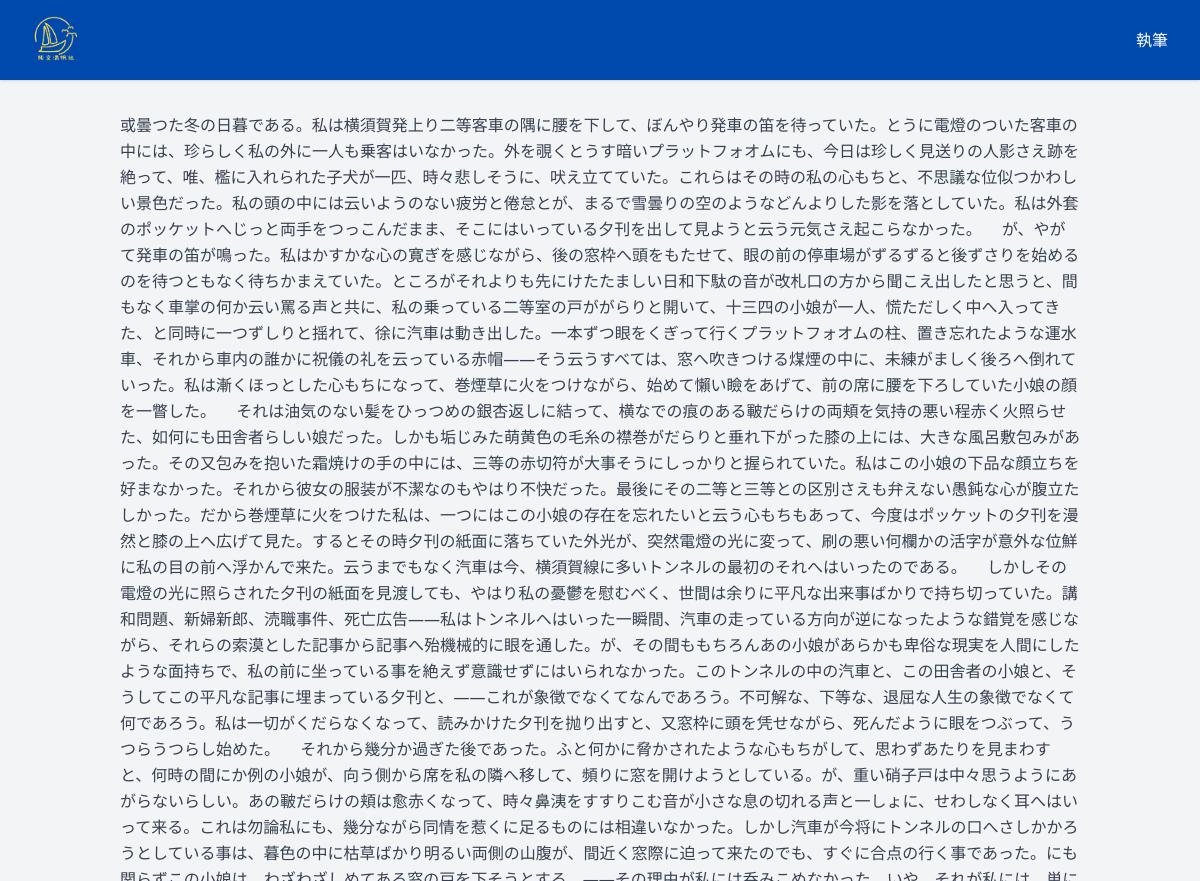
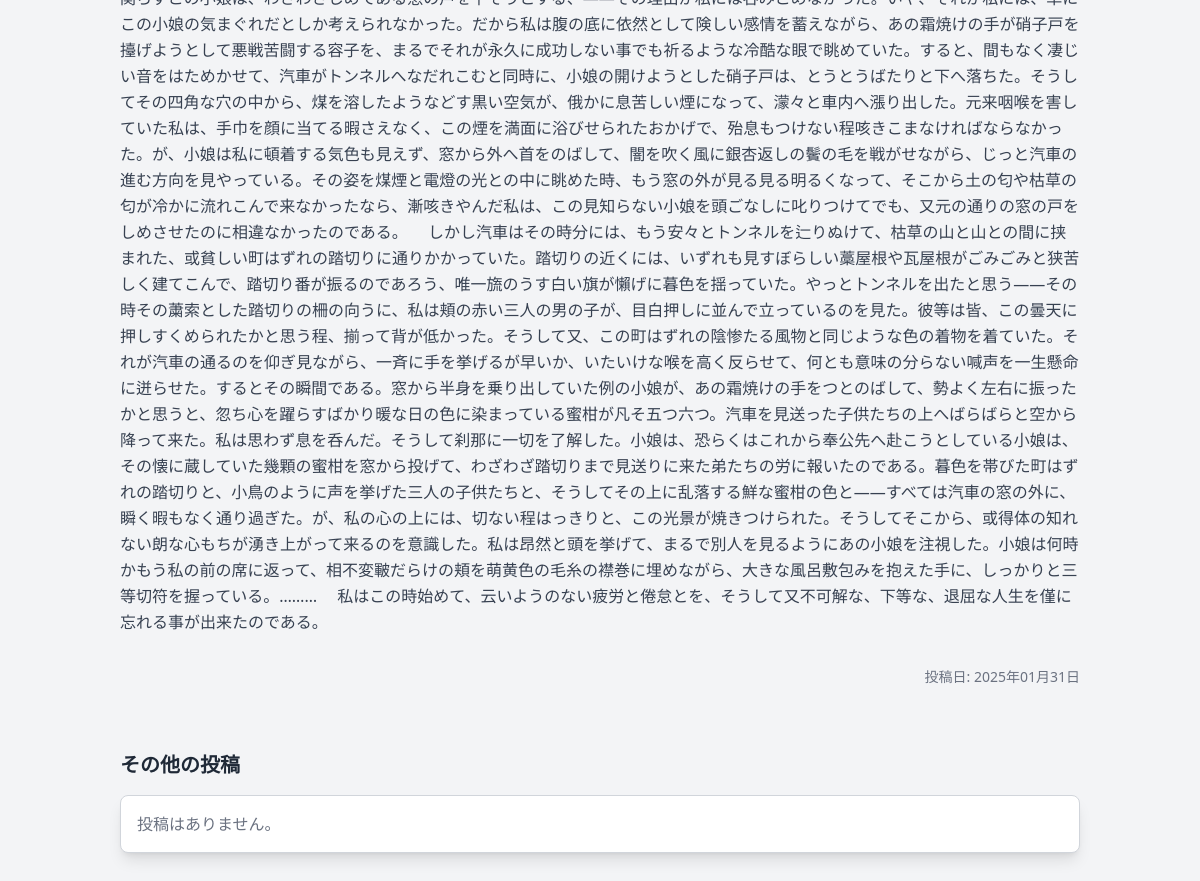
Page /blog/post/1/ on the committed database (2 pictures, top to bottom).
### blog/models.py (models this page shows)
class Post(models.Model):
    unique_id = models.CharField(max_length=8, unique=True, editable=False, default=lambda: str(uuid.uuid4())[:8])
    text = models.TextField()
    wordcloud_url = models.CharField(max_length=255, blank=True, null=True)
    created_at = models.DateTimeField(auto_now_add=True)
    is_published = models.BooleanField(default=True)  # 常に公開
    unique_id = models.CharField(max_length=255, unique=True, default=uuid.uuid4, editable=False)

### blog/views.py (the view)
# urls.py: path('post/<int:pk>/', views.post_detail, name='post_detail'),
def post_detail(request, pk):
    post = get_object_or_404(Post, pk=pk)  # 指定された投稿を取得
    other_posts = Post.objects.filter(is_published=True).exclude(pk=pk).order_by('-created_at')[:5]  # 公開された他の投稿を取得
    return render(request, 'blog/post_detail.html', {'post': post, 'other_posts': other_posts})

### blog/templates/blog/post_detail.html (shortened to what this page needs)
{% load static %}
<!DOCTYPE html>
<html lang="ja">
<head>
    <script src="https://cdn.tailwindcss.com"></script>
</head>
<body class="bg-gray-100 font-sans">
<header class="shadow py-4 px-8 flex justify-between items-center">
    <a href="/" class="flex items-center">
        <img src="{% static 'images/純文.png' %}" alt="純文満帆社ロゴ" class="h-12">
    </a>
    <nav class="flex space-x-6">
        <a href="{% url 'blog:post_new' %}" class="text-white hover:text-yellow-300">執筆</a>
    </nav>
</header>
<div class="container mx-auto p-8">
    <div class="text-gray-700 leading-relaxed mb-8">
        {{ post.text }}
    </div>
    <p class="text-sm text-gray-500 text-right">投稿日: {{ post.created_at|date:"Y年m月d日" }}</p>
</div>
<div class="container mx-auto p-8">
    <h2 class="text-xl font-bold text-gray-800 mb-4">その他の投稿</h2>
    <div class="bg-white p-4 rounded-lg shadow-lg border border-gray-300">
        <ul>
            {% for other_post in other_posts %}
                <li class="mb-2">
                    <a href="{% url 'blog:post_detail' other_post.pk %}" class="text-blue-500 hover:underline">
                        {{ other_post.title }}
                    </a>
                    <span class="text-sm text-gray-500">（{{ other_post.created_at|date:"Y年m月d日" }}）</span>
                </li>
            {% empty %}
                <li class="text-gray-500">投稿はありません。</li>
            {% endfor %}
        </ul>
    </div>
</div>
</body>
</html>

### blog/templates/blog/post_detail.html (style rules this page uses)
body { display: flex; flex-direction: column; min-height: 100vh; }
header { background-color: #004aad; }

### rows in the picture
Post: text "或曇つた冬の日暮である。私は横須賀発上り二等客車の隅に腰を下して、ぼんやり発車の笛を待っていた。とうに電燈のついた客車の中には、珍らしく私の外に一人も乗客はいなかった。外を覗くとうす暗いプラットフォオムにも、今日は珍しく見送りの人影さえ跡を絶って、唯、檻に入れられた子犬が一匹、時々悲しそうに、吠え立てていた。これらはその時の私の心もちと、不思議な位似つかわしい景色だった。私の頭の中には云いようのない疲労と倦怠とが、まるで雪曇りの空のようなどんよりした影を落としていた。私は外套のポッケットへじっと両手をつっこんだまま、そこにはいっている夕刊を出して見ようと云う元気さえ起こらなかった。 が、やがて発車の笛が鳴った。私はかすかな心の寛ぎを感じながら、後の窓枠へ頭をもたせて、眼の前の停車場がずるずると後ずさりを始めるのを待つともなく待ちかまえていた。ところがそれよりも先にけたたましい日和下駄の音が改札口の方から聞こえ出したと思うと、間もなく車掌の何か云い罵る声と共に、私の乗っている二等室の戸ががらりと開いて、十三四の小娘が一人、慌ただしく中へ入ってきた、と同時に一つずしりと揺れて、徐に汽車は動き出した。一本ずつ眼をくぎって行くプラットフォオムの柱、置き忘れたような運水車、それから車内の誰かに祝儀の礼を云っている赤帽——そう云うすべては、窓へ吹きつける煤煙の中に、未練がましく後ろへ倒れていった。私は漸くほっとした心もちになって、巻煙草に火をつけながら、始めて懶い瞼をあげて、前の席に腰を下ろしていた小娘の顔を一瞥した。…", created_at "2025年01月31日"
